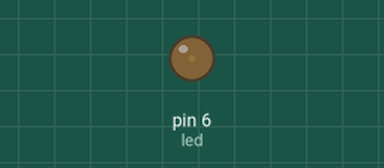
This sketch was run on a simulated Arduino Uno, built with avr-gcc and run on an emulated ATmega328P. Shown: output pins drawn as LEDs (lit = HIGH).

Above: at 0.05 s.
At 0.65 s:
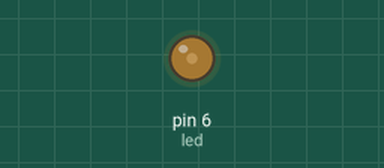
At 1.3 s:
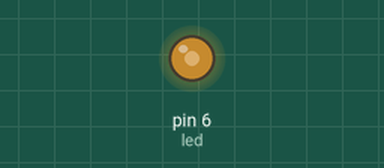
At 2.55 s:
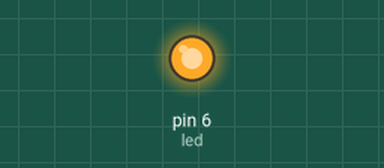
Timing chart, 0 to 5.9 s (numbered marks = the images above):
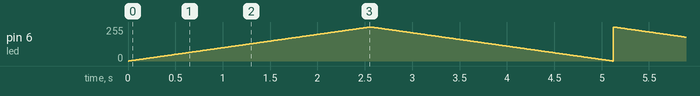

The sketch:

Brightness_Led.ino
```cpp
#define led 6
void setup(){
DDRD|=(1<<led);//setting output pin
TCCR0A|=(1<<WGM00)|(1<<WGM01);//Fast PWM
TCCR0A|=(1<<COM0A1); //non-inverting mode
//TCCR0A|=(1<<COM0A1)|(1<<COM0A0);//inverting mode
TCCR0B|=(1<<CS01)|(1<<CS00);//prescaler 16MHz/64 (More lower PWM frequency if we want some more delays)
TCCR0B|=(1<<CS01);//prescaler 16MHz/8
}
void loop(){
unsigned int brightness=0;
for(brightness=0;brightness<=255;brightness++){
OCR0A=brightness;
delay(10);
}
for(brightness=255;brightness>=0;brightness--){
OCR0A=brightness;
delay(10);
}
}
```
